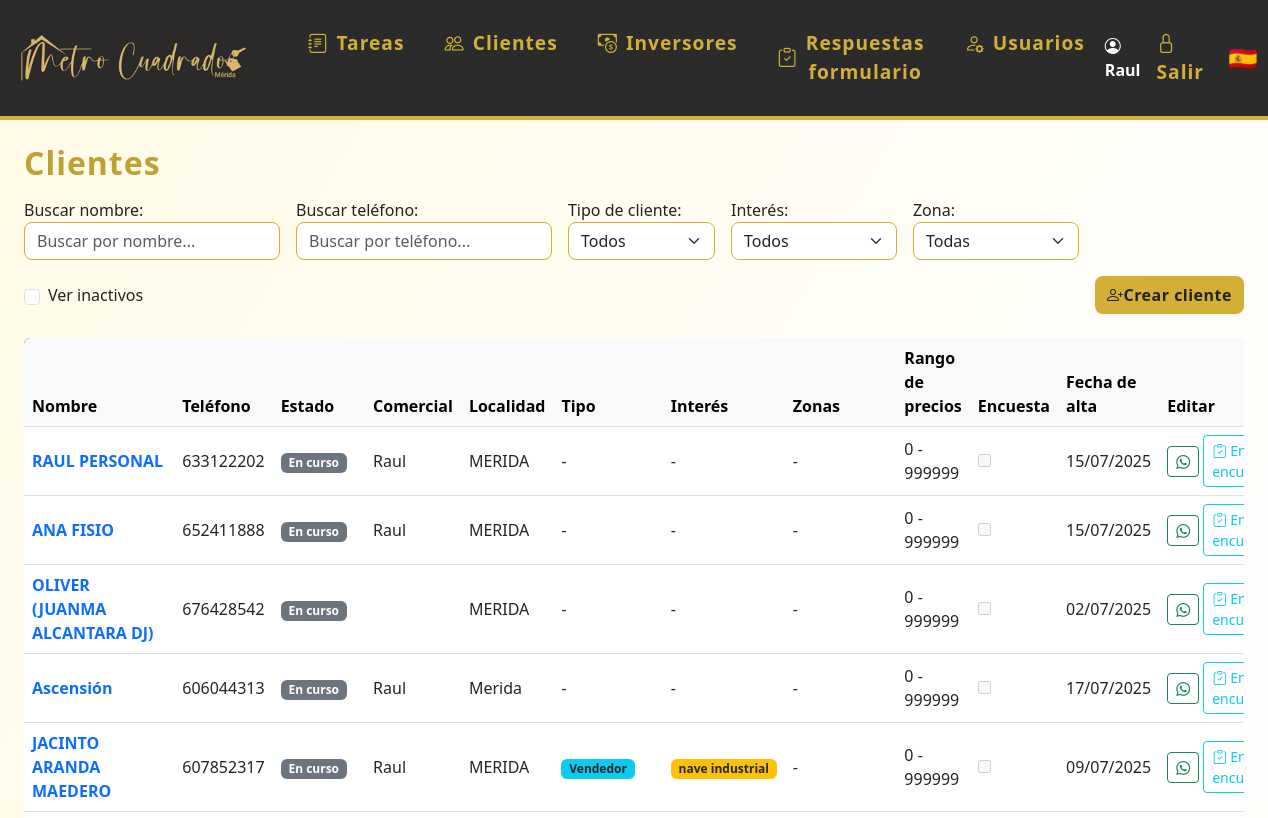
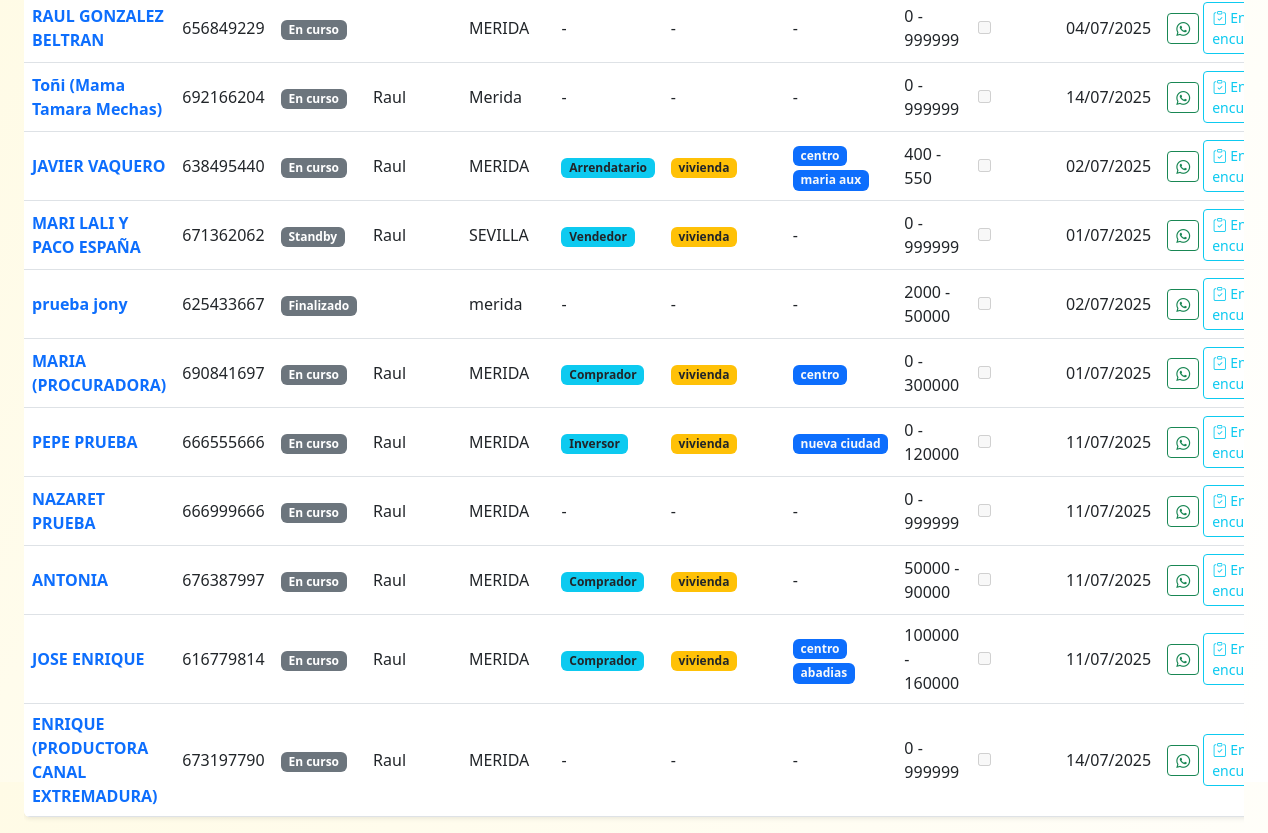
The app's page /clientes (signed in), older data (2 pictures, top to bottom).
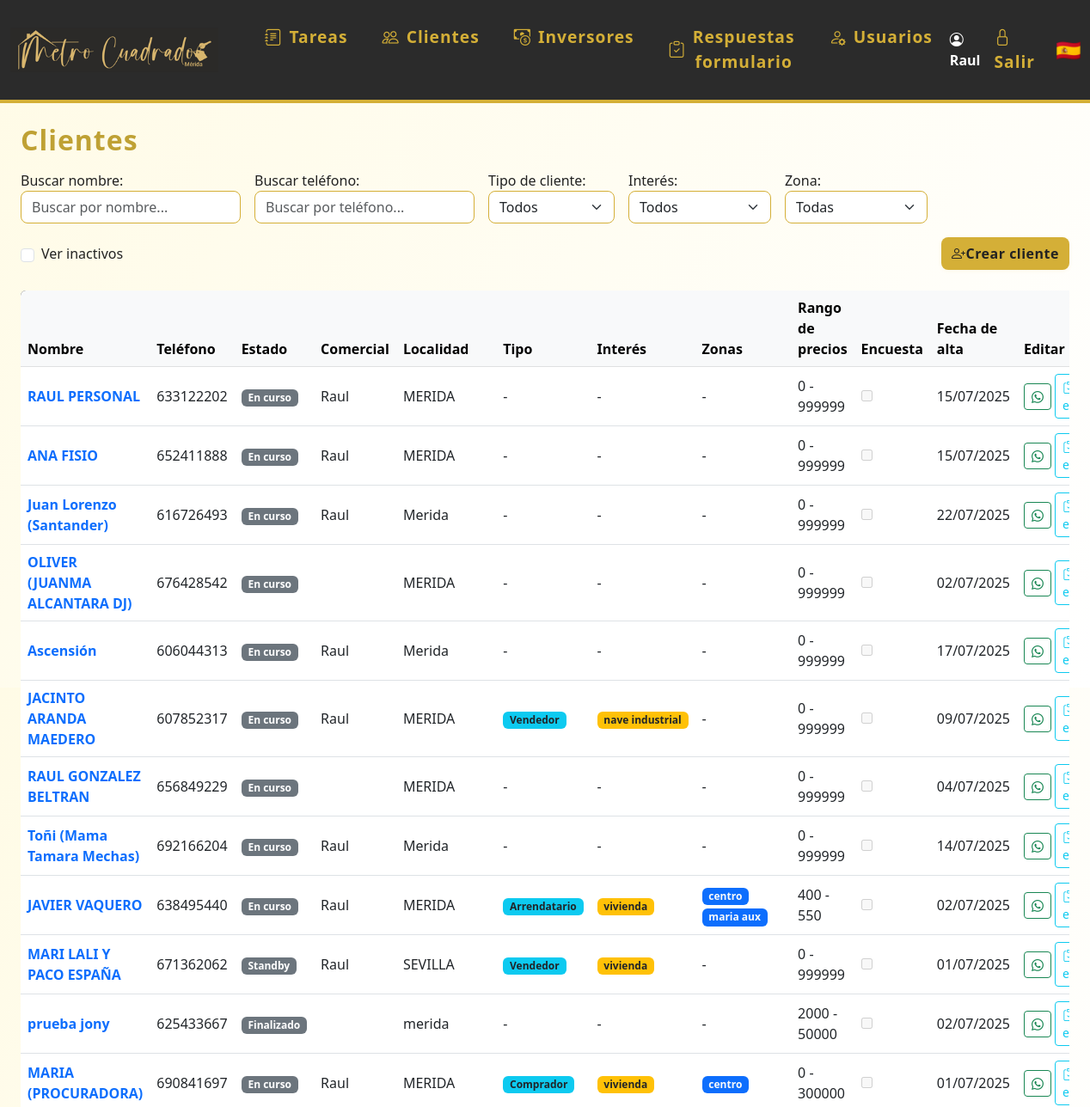
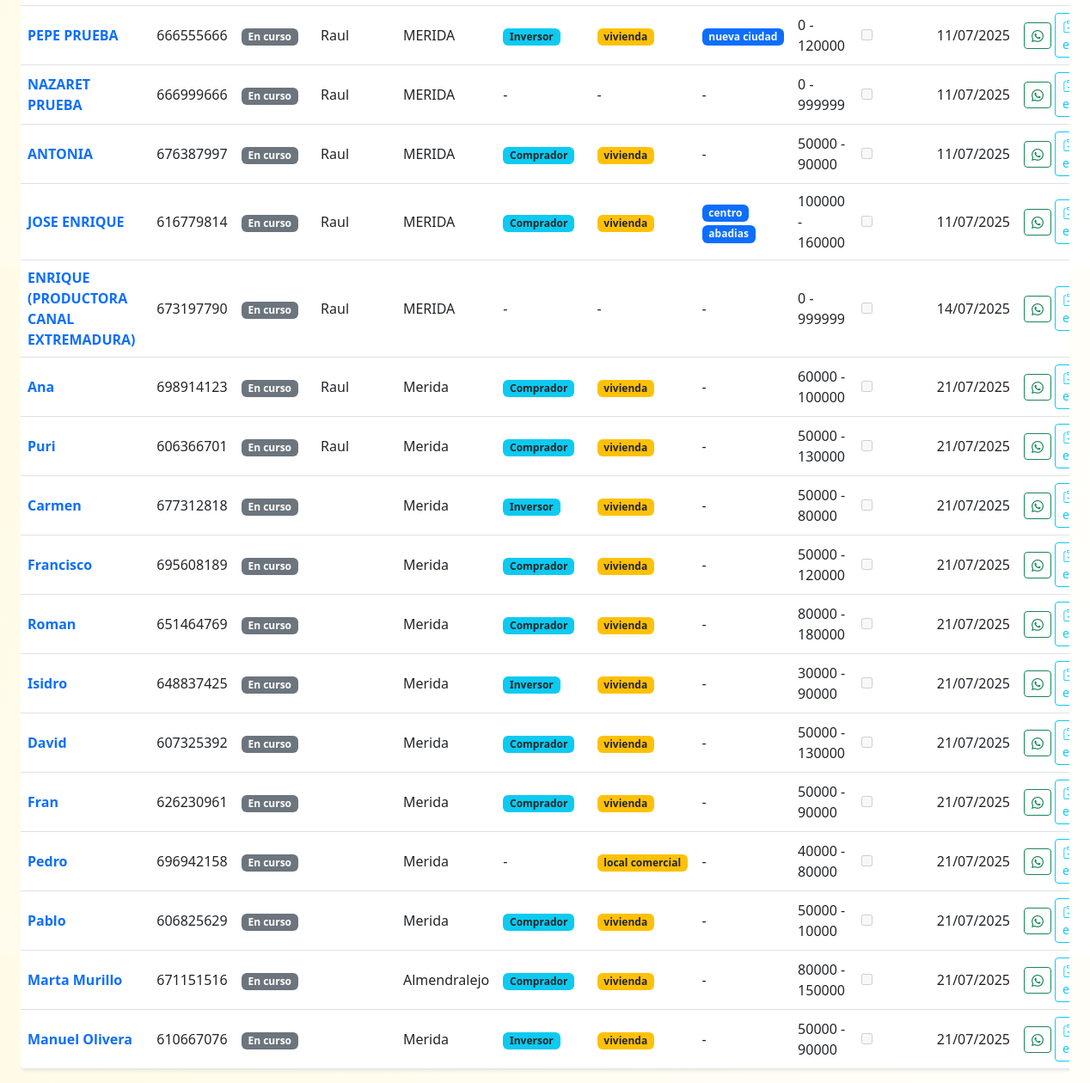
The same page, newer data (2 pictures, top to bottom).
### models.py (models this page shows)
class Usuario(UserMixin, db.Model):
    id = db.Column(db.Integer, primary_key=True)
    nombre = db.Column(db.String(80), unique=True, nullable=False)
    password = db.Column(db.String(200), nullable=False)
    es_admin = db.Column(db.Boolean, default=False)
    color = db.Column(db.String(7), nullable=True, default='#3788d8') # Color en formato hex, e.g., #RRGGBB
    email = db.Column(db.String(120), unique=True, nullable=True)
    telefono = db.Column(db.String(20), unique=True, nullable=True)
    activo = db.Column(db.Boolean, default=True)  # Nuevo campo para desactivar usuario
    eventos = db.relationship('Evento', backref='usuario', lazy=True)
    tareas = db.relationship('Tarea', back_populates='usuario')

class Cliente(db.Model):
    id = db.Column(db.Integer, primary_key=True)
    nombre = db.Column(db.String(120), nullable=False)
    email = db.Column(db.String(120), unique=True, nullable=True)
    telefono = db.Column(db.String(20), unique=True)
    estado = db.Column(db.String(20), nullable=False, default='en_curso') # en_curso, ha_comprado, cancelado
    localidad = db.Column(db.String(120), nullable=True)
    observaciones = db.Column(db.Text, nullable=True)
    tipo_cliente = db.Column(db.String(50), nullable=True)
    interes = db.Column(db.Text, nullable=True)
    zonas = db.Column(db.Text, nullable=True)
    precio_min = db.Column(db.Integer, nullable=True)
    precio_max = db.Column(db.Integer, nullable=True)
    encuesta_enviada = db.Column(db.Boolean, default=False)
    comercial_id = db.Column(db.Integer, db.ForeignKey('usuario.id'), nullable=True)
    fecha_creacion = db.Column(db.DateTime, default=datetime.utcnow)
    activo = db.Column(db.Boolean, default=True)  # Nuevo campo para desactivar cliente
    eventos = db.relationship('Evento', backref='cliente', lazy=True)
    tareas = db.relationship('Tarea', back_populates='cliente')
    visto_por = db.Column(db.Integer, db.ForeignKey('cliente.id'), nullable=True)

### app.py (the view)
@app.route('/clientes')
@login_required
def clientes():
    estado = request.args.get('estado')
    tipo_cliente = request.args.get('tipo_cliente')
    interes = request.args.get('interes')
    mostrar_inactivos = request.args.get('inactivos') == '1'
    query = Cliente.query
    if not mostrar_inactivos:
        query = query.filter_by(activo=True)
    if not current_user.es_admin:
        query = query.filter_by(comercial_id=current_user.id)
    if estado:
        query = query.filter_by(estado=estado)
    if tipo_cliente:
        query = query.filter_by(tipo_cliente=tipo_cliente)
    if interes:
        query = query.filter(Cliente.interes != None).filter(Cliente.interes.like(f"%{interes}%"))
    clientes = query.all()
    from datetime import datetime, time
    def fecha_hora_ultima_tarea(cliente):
        if cliente.tareas:
            return max((datetime.combine(t.fecha, t.hora or time.min) for t in cliente.tareas if t.fecha), default=None)
        return None
    clientes.sort(key=lambda c: fecha_hora_ultima_tarea(c) or datetime.min, reverse=True)
    usuarios_dict = {u.id: u.nombre for u in Usuario.query.all()}
    return render_template('clientes.html', clientes=clientes, usuarios_dict=usuarios_dict)

### app.py (called while the page is built)
@login_manager.user_loader
def load_user(user_id):
    return Usuario.query.get(int(user_id))

### templates/clientes.html (shortened to what this page needs)
{% extends 'base.html' %}
{% block content %}
<h2 class="mb-3">Clientes</h2>
<form method="get" class="mb-4" style="max-width:1300px;display:flex;gap:16px;align-items:end;flex-wrap:wrap;">
  <div style="display:flex;flex:1;gap:16px;align-items:end;flex-wrap:wrap;">
    <div style="flex:1;min-width:200px;">
        <label for="buscadorCliente">Buscar nombre:</label>
        <input type="text" id="buscadorCliente" placeholder="Buscar por nombre..." class="form-control" style="min-width:180px;">
    </div>
    <div style="flex:1;min-width:200px;">
        <label for="buscadorTelefono">Buscar teléfono:</label>
        <input type="text" id="buscadorTelefono" placeholder="Buscar por teléfono..." class="form-control" style="min-width:180px;">
    </div>
    <div>
        <label for="tipo_cliente">Tipo de cliente:</label>
        <select name="tipo_cliente" id="tipo_cliente" class="form-select" onchange="this.form.submit()">
            <option value="">Todos</option>
        </select>
    </div>
    <div>
        <label for="interes">Interés:</label>
        <select name="interes" id="interes" class="form-select" onchange="this.form.submit()">
            <option value="">Todos</option>
        </select>
    </div>
    <div>
        <label for="zona">Zona:</label>
        <select name="zona" id="zona" class="form-select" onchange="this.form.submit()">
            <option value="">Todas</option>
        </select>
    </div>
    <div style="align-self:end;min-width:120px;max-width:180px;display:flex;align-items:center;height:38px;white-space:nowrap;">
        <input class="form-check-input me-2" type="checkbox" value="1" id="mostrarInactivos" name="inactivos" onchange="this.form.submit()" {% if request.args.get('inactivos') == '1' %}checked{% endif %}>
        <label class="form-check-label" for="mostrarInactivos" style="margin-bottom:0;">Ver inactivos</label>
    </div>
  </div>
  <a href="/crear_cliente" class="btn btn-primary" style="height:38px;display:flex;align-items:center;align-self:end;margin-left:auto;"><i class="bi bi-person-plus"></i> Crear cliente</a>
</form>
<div class="table-responsive">
<table class="table table-hover align-middle shadow-sm bg-white rounded" style="min-width:1300px;">
    <thead class="table-light">
        <tr>
            <th>Nombre</th>
            <th>Teléfono</th>
            <th>Estado</th>
            <th>Comercial</th>
            <th>Localidad</th>
            <th>Tipo</th>
            <th>Interés</th>
            <th>Zonas</th>
            <th>Rango de precios</th>
            <th>Encuesta</th>
            <th>Fecha de alta</th>
            <th>Editar</th>
        </tr>
    </thead>
    <tbody>
    {% for cliente in clientes %}
        <tr>
            <td>
                <a href="/editar_cliente/{{ cliente.id }}" class="fw-bold text-decoration-none">{{ cliente.nombre }}</a>
            </td>
            <td>{{ cliente.telefono }}</td>
            <td>
                <span class="badge bg-secondary">
                  {% if cliente.estado == 'pendiente' %}Standby{% else %}{{ cliente.estado.replace('_', ' ').capitalize() }}{% endif %}
                </span>
            </td>
            <td>{% if cliente.comercial_id and usuarios_dict and cliente.comercial_id in usuarios_dict %}{{ usuarios_dict[cliente.comercial_id] }}{% endif %}</td>
            <td>{{ cliente.localidad or '-' }}</td>
            <td>
                {% if cliente.tipo_cliente %}
                  <span class="badge bg-info text-dark">{{ cliente.tipo_cliente.capitalize() }}</span>
                {% else %}-{% endif %}
            </td>
            <td>
                {% if cliente.interes %}
                  {% for interes in cliente.interes.split(',') %}
                    <span class="badge bg-warning text-dark">{{ interes }}</span>
                  {% endfor %}
                {% else %}-{% endif %}
            </td>
            <td>
                {% if cliente.zonas %}
                  {% for zona in cliente.zonas.split(',') %}
                    <span class="badge bg-primary text-light">{{ zona }}</span>
                  {% endfor %}
                {% else %}-{% endif %}
            </td>
            <td>
              {{ cliente.precio_min if cliente.precio_min is not none else 0 }} - {{ cliente.precio_max if cliente.precio_max is not none else 999999 }}
            </td>
            <td><input type="checkbox" disabled {% if cliente.encuesta_enviada %}checked{% endif %}></td>
            <td>{% if cliente.fecha_creacion %}{{ cliente.fecha_creacion.strftime('%d/%m/%Y') }}{% else %}-{% endif %}</td>
            <td>
              <div class="d-inline-flex align-items-center gap-1">
                {% if cliente.telefono %}
                  <a href="https://wa.me/{{ cliente.telefono|replace(' ', '') }}" title="Enviar WhatsApp" class="btn btn-outline-success btn-sm whatsapp-btn" data-telefono="{{ cliente.telefono|replace(' ', '') }}">
                    <i class="bi bi-whatsapp"></i>
                  </a>
                  {% if not cliente.encuesta_enviada %}
                    <a href="#" class="btn btn-outline-info btn-sm encuesta-btn" data-telefono="{{ cliente.telefono|replace(' ', '') }}" data-cliente-id="{{ cliente.id }}" title="Enviar encuesta">
                      <i class="bi bi-clipboard-check"></i> Enviar encuesta
                    </a>
                  {% endif %}
                {% endif %}
              </div>
            </td>
        </tr>
    {% else %}
        <tr><td colspan="14"><em>No hay clientes registrados.</em></td></tr>
    {% endfor %}
    </tbody>
</table>
</div>
{% endblock %}

### templates/base.html (shortened to what this page needs)
<!DOCTYPE html>
<html lang="es">
<head>
    <link rel="stylesheet" href="https://cdn.jsdelivr.net/npm/bootstrap@5.3.0/dist/css/bootstrap.min.css">
    <link rel="stylesheet" href="{{ url_for('static', filename='estilos.css') }}">
    <link rel="stylesheet" href="https://cdn.jsdelivr.net/npm/bootstrap-icons@1.10.5/font/bootstrap-icons.css">
</head>
<body class="d-flex flex-column vh-100">
{% if request.path != '/login' %}
<nav class="navbar navbar-expand-lg mb-4">
  <div class="container-fluid">
    <a class="navbar-brand d-flex align-items-center" href="/">
      <img src="{{ url_for('static', filename='logoraul.png') }}" alt="Logo" style="height:90px;margin-right:18px;">
    </a>
    <div class="collapse navbar-collapse" id="navbarNav">
      <ul class="navbar-nav me-auto mb-2 mb-lg-0">
        <li class="nav-item mx-1">
          <a class="nav-link btn btn-outline-success rounded-pill px-3 d-flex align-items-center gap-2" href="/">
            <i class="bi bi-journal-text"></i> Tareas
          </a>
        </li>
        <li class="nav-item mx-1">
          <a class="nav-link btn btn-outline-primary rounded-pill px-3 d-flex align-items-center gap-2" href="/clientes">
            <i class="bi bi-people"></i> Clientes
          </a>
        </li>
        <li class="nav-item mx-1">
          <a class="nav-link btn btn-outline-danger rounded-pill px-3 d-flex align-items-center gap-2" href="/inversores">
            <i class="bi bi-cash-coin"></i> Inversores
          </a>
        </li>
        {% if current_user.is_authenticated %}
        <li class="nav-item mx-1">
          <a class="nav-link btn btn-outline-secondary rounded-pill px-3 d-flex align-items-center gap-2" href="/respuestas_formulario">
            <i class="bi bi-clipboard-check"></i> Respuestas formulario
          </a>
        </li>
        {% endif %}
        {% if current_user.is_authenticated and current_user.es_admin %}
        <li class="nav-item mx-1">
          <a class="nav-link btn btn-outline-dark rounded-pill px-3 d-flex align-items-center gap-2" href="/usuarios">
            <i class="bi bi-person-gear"></i> Usuarios
          </a>
        </li>
        {% endif %}
      </ul>
      <ul class="navbar-nav align-items-center">
        {% if current_user.is_authenticated %}
        <li class="nav-item me-2">
          <span class="navbar-text fw-bold text-white"><i class="bi bi-person-circle"></i> {{ current_user.nombre }}</span>
        </li>
        <li class="nav-item"><a class="nav-link" href="/logout" title="Salir"><span class="bi bi-lock"></span> Salir</a></li>
        {% else %}
        <li class="nav-item"><a class="nav-link" href="/login" title="Entrar"><span class="bi bi-lock"></span> Entrar</a></li>
        {% endif %}
        <li class="nav-item ms-3"><span class="fs-4">🇪🇸</span></li>
      </ul>
    </div>
  </div>
</nav>
{% endif %}
<div class="flex-grow-1 d-flex flex-column px-4" style="width:100vw;">
    {% block content %}{% endblock %}
</div>
</body>
</html>

### static/estilos.css (style rules this page uses)
body { background: linear-gradient(120deg, #fffbe6 0%, #fff 100%); font-family: 'Segoe UI', 'Arial', sans-serif; color: #222; }
.navbar { background: #2b2b2b !important; border-bottom: 4px solid #d4af37; }
.navbar-brand, .navbar-nav .nav-link { color: #d4af37 !important; font-weight: 600; font-size: 1.2rem; letter-spacing: 1px; }
.navbar-brand img { height: 40px; margin-right: 10px; }
.btn-primary, .btn-success { background: #d4af37; border: none; color: #222; font-weight: 600; border-radius: 8px; box-shadow: 0 1px 4px rgba(212,175,55,0.10), 0 0 0 0 #d4af37; letter-spacing: 0.5px; transition: background 0.2s, color 0.2s, box-shadow 0.2s; }
.table thead { background: #222; color: #d4af37; }
h2 { color: #bfa134; font-weight: 700; letter-spacing: 1px; margin-bottom: 1.2rem; }
.form-control, .form-select { border-radius: 8px; border: 1.5px solid #d4af37; box-shadow: none; transition: border 0.2s, box-shadow 0.2s; }
.table { border-radius: 12px; overflow: hidden; box-shadow: 0 1px 8px rgba(212,175,55,0.07); }

Row changes from the older to the newer data that the page shows:
added Cliente: nombre "Juan Lorenzo (Santander)", telefono "616726493", estado.replace "En curso", {{ usuarios_dict[cliente.comercial_id] }} "Raul", localidad "Merida", precio_min "0", precio_max "999999", fecha_creacion "22/07/2025", shown under "Clientes"
added Cliente: nombre "Ana", telefono "698914123", estado.replace "En curso", {{ usuarios_dict[cliente.comercial_id] }} "Raul", localidad "Merida", tipo_cliente "Comprador", interes "vivienda", precio_min "60000", precio_max "100000", fecha_creacion "21/07/2025"
added Cliente: nombre "Puri", telefono "606366701", estado.replace "En curso", {{ usuarios_dict[cliente.comercial_id] }} "Raul", localidad "Merida", tipo_cliente "Comprador", interes "vivienda", precio_min "50000", precio_max "130000", fecha_creacion "21/07/2025"
added Cliente: nombre "Carmen", telefono "677312818", estado.replace "En curso", localidad "Merida", tipo_cliente "Inversor", interes "vivienda", precio_min "50000", precio_max "80000", fecha_creacion "21/07/2025"
added Cliente: nombre "Francisco", telefono "695608189", estado.replace "En curso", localidad "Merida", tipo_cliente "Comprador", interes "vivienda", precio_min "50000", precio_max "120000", fecha_creacion "21/07/2025"
added Cliente: nombre "Roman", telefono "651464769", estado.replace "En curso", localidad "Merida", tipo_cliente "Comprador", interes "vivienda", precio_min "80000", precio_max "180000", fecha_creacion "21/07/2025"
added Cliente: nombre "Isidro", telefono "648837425", estado.replace "En curso", localidad "Merida", tipo_cliente "Inversor", interes "vivienda", precio_min "30000", precio_max "90000", fecha_creacion "21/07/2025"
added Cliente: nombre "David", telefono "607325392", estado.replace "En curso", localidad "Merida", tipo_cliente "Comprador", interes "vivienda", precio_min "50000", precio_max "130000", fecha_creacion "21/07/2025"
added Cliente: nombre "Fran", telefono "626230961", estado.replace "En curso", localidad "Merida", tipo_cliente "Comprador", interes "vivienda", precio_min "50000", precio_max "90000", fecha_creacion "21/07/2025"
added Cliente: nombre "Pedro", telefono "696942158", estado.replace "En curso", localidad "Merida", interes "local comercial", precio_min "40000", precio_max "80000", fecha_creacion "21/07/2025"
added Cliente: nombre "Pablo", telefono "606825629", estado.replace "En curso", localidad "Merida", tipo_cliente "Comprador", interes "vivienda", precio_min "50000", precio_max "10000", fecha_creacion "21/07/2025"
added Cliente: nombre "Marta Murillo", telefono "671151516", estado.replace "En curso", localidad "Almendralejo", tipo_cliente "Comprador", interes "vivienda", precio_min "80000", precio_max "150000", fecha_creacion "21/07/2025"
added Cliente: nombre "Manuel Olivera", telefono "610667076", estado.replace "En curso", localidad "Merida", tipo_cliente "Inversor", interes "vivienda", precio_min "50000", precio_max "90000", fecha_creacion "21/07/2025"
